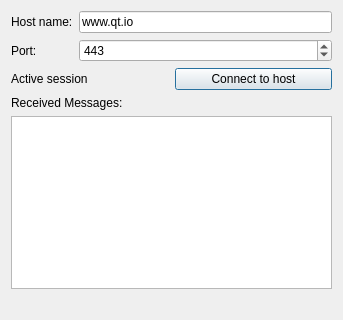
<?xml version="1.0" encoding="UTF-8"?>
<ui version="4.0">
 <class>Form</class>
 <widget class="QWidget" name="Form">
  <property name="geometry">
   <rect>
    <x>0</x>
    <y>0</y>
    <width>343</width>
    <height>320</height>
   </rect>
  </property>
  <property name="minimumSize">
   <size>
    <width>343</width>
    <height>320</height>
   </size>
  </property>
  <property name="windowTitle">
   <string>Socket Client</string>
  </property>
  <layout class="QGridLayout" name="gridLayout">
   <item row="0" column="0" colspan="2">
    <layout class="QGridLayout">
     <item row="0" column="0">
      <widget class="QLabel" name="hostNameLabel">
       <property name="text">
        <string>Host name:</string>
       </property>
      </widget>
     </item>
     <item row="0" column="1">
      <widget class="QLineEdit" name="hostNameEdit">
       <property name="text">
        <string>www.qt.io</string>
       </property>
      </widget>
     </item>
     <item row="1" column="0">
      <widget class="QLabel" name="portLabel">
       <property name="text">
        <string>Port:</string>
       </property>
      </widget>
     </item>
     <item row="1" column="1">
      <widget class="QSpinBox" name="portBox">
       <property name="minimum">
        <number>1</number>
       </property>
       <property name="maximum">
        <number>65535</number>
       </property>
       <property name="value">
        <number>443</number>
       </property>
      </widget>
     </item>
    </layout>
   </item>
   <item row="1" column="0">
    <widget class="QLabel" name="label">
     <property name="text">
      <string>Active session</string>
     </property>
    </widget>
   </item>
   <item row="1" column="1">
    <widget class="QPushButton" name="connectButton">
     <property name="enabled">
      <bool>true</bool>
     </property>
     <property name="text">
      <string>Connect to host</string>
     </property>
     <property name="default">
      <bool>true</bool>
     </property>
    </widget>
   </item>
   <item row="2" column="0" colspan="2">
    <layout class="QHBoxLayout">
     <item>
      <widget class="QLabel" name="cipherText">
       <property name="text">
        <string>Received Messages:</string>
       </property>
       <property name="wordWrap">
        <bool>true</bool>
       </property>
      </widget>
     </item>
     <item>
      <widget class="QLabel" name="cipherLabel">
       <property name="text">
        <string/>
       </property>
       <property name="alignment">
        <set>Qt::AlignRight|Qt::AlignTrailing|Qt::AlignVCenter</set>
       </property>
       <property name="wordWrap">
        <bool>true</bool>
       </property>
      </widget>
     </item>
    </layout>
   </item>
   <item row="3" column="0" colspan="2">
    <widget class="QTextEdit" name="sessionOutput">
     <property name="enabled">
      <bool>true</bool>
     </property>
     <property name="focusPolicy">
      <enum>Qt::StrongFocus</enum>
     </property>
     <property name="autoFillBackground">
      <bool>false</bool>
     </property>
     <property name="lineWrapMode">
      <enum>QTextEdit::WidgetWidth</enum>
     </property>
     <property name="readOnly">
      <bool>true</bool>
     </property>
     <property name="html">
      <string>&lt;!DOCTYPE HTML PUBLIC &quot;-//W3C//DTD HTML 4.0//EN&quot; &quot;http://www.w3.org/TR/REC-html40/strict.dtd&quot;&gt;
&lt;html&gt;&lt;head&gt;&lt;meta name=&quot;qrichtext&quot; content=&quot;1&quot; /&gt;&lt;style type=&quot;text/css&quot;&gt;
p, li { white-space: pre-wrap; }
&lt;/style&gt;&lt;/head&gt;&lt;body style=&quot; font-family:'MS Shell Dlg 2'; font-size:8.25pt; font-weight:400; font-style:normal;&quot;&gt;
&lt;p style=&quot;-qt-paragraph-type:empty; margin-top:0px; margin-bottom:0px; margin-left:0px; margin-right:0px; -qt-block-indent:0; text-indent:0px; font-family:'Sans Serif'; font-size:9pt;&quot;&gt;&lt;br /&gt;&lt;/p&gt;&lt;/body&gt;&lt;/html&gt;</string>
     </property>
    </widget>
   </item>
   <item row="4" column="0" colspan="2">
    <layout class="QHBoxLayout">
     <item>
      <widget class="QLabel" name="sessionInputLabel">
       <property name="text">
        <string/>
       </property>
      </widget>
     </item>
    </layout>
   </item>
  </layout>
 </widget>
 <resources/>
 <connections>
  <connection>
   <sender>hostNameEdit</sender>
   <signal>returnPressed()</signal>
   <receiver>connectButton</receiver>
   <slot>animateClick()</slot>
   <hints>
    <hint type="sourcelabel">
     <x>126</x>
     <y>20</y>
    </hint>
    <hint type="destinationlabel">
     <x>142</x>
     <y>78</y>
    </hint>
   </hints>
  </connection>
 </connections>
</ui>
